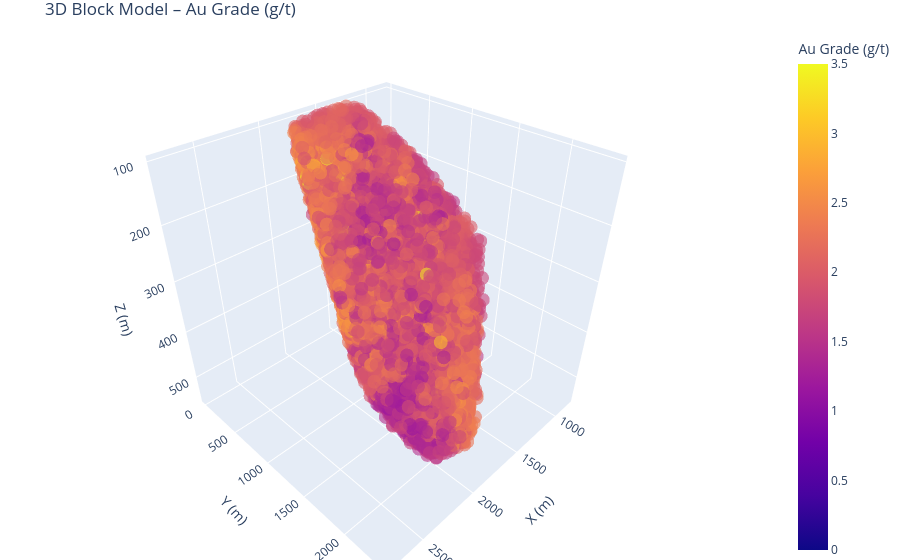

Notebook code for this chart:
### Markdown cell above
## 🖼️ **Step 3: Block Model Visualisation**

This step provides multiple visualisation modes to inspect the synthetic block model. These views help verify spatial continuity, domain structure, and property distribution across the model’s geometry.

---

#### 🔹 **3.1: Static Visualisation**

- **Horizontal Slices (Z-level)** – Top-down views at user-selected depths
- **Vertical Sections (Y or X)** – Cross-sections through the model (default is Y)
- **3D Scatter Plot** – Interactive 3D view using Plotly for spatial inspection

Each visualisation is dynamically linked to the selected `primary_mineral`, and uses appropriate colourmaps and axis scaling.

### Code cell
# ======================================================================
# 📦 STEP 3.1: INTERACTIVE BLOCK MODEL VIEWS (Plan, Section, 3D)
# ======================================================================

import matplotlib.pyplot as plt
import plotly.express as px
import ipywidgets as widgets
from IPython.display import clear_output

# --- 3.1.1 HORIZONTAL SLICE VIEWER (Z-LEVEL) ---
def plot_horizontal_slice(slice_axis, slice_value, slice_thickness=None, df=None, **kwargs):
	assert df is not None, "Block model DataFrame (`df`) is required."

	if slice_thickness is None:
		slice_thickness = model_dimensions["block_size"][2]  # Z thickness

	# Filter slice
	slice_df = df[np.abs(df[slice_axis] - slice_value) <= (slice_thickness / 2)]

	# Filter to grade threshold
	slice_df = slice_df[
		(slice_df["Au_grade"] >= cuttoff_au_visuals)
	]

	if slice_df.empty:
		print(f"⚠️ No valid ore blocks found at {slice_axis.upper()} = {slice_value} m.")
		return

	pivot = slice_df.pivot_table(index='y', columns='x', values='Au_grade', aggfunc='mean').fillna(0)
	cmap = property_colormaps.get("Au_grade", 'plasma')
	vmin, vmax = get_colorbar_limits("Au")  # Use Au base + multiplier

	plt.figure(figsize=(6, 6))
	plt.imshow(pivot.values, origin='lower', cmap=cmap,
			   extent=[pivot.columns.min(), pivot.columns.max(), pivot.index.min(), pivot.index.max()],
			   vmin=vmin, vmax=vmax)
	plt.title(f"Horizontal Slice at Z = {slice_value} m")
	plt.colorbar(label="Au Grade (g/t)")
	plt.xlabel("X (m)")
	plt.ylabel("Y (m)")
	plt.grid(False)
	plt.show()

make_axis_slider(
	df=block_model_df,
	axis="z",
	label="Z-Level Slice (Plan View)",
	callback_fn=plot_horizontal_slice,
	additional_args={"df": block_model_df},
	slice_thickness=block_size[2] / 2
)

# --- 3.1.2 VERTICAL CROSS-SECTION VIEWER (Y-LEVEL) ---
def plot_vertical_section(slice_axis, slice_value, slice_thickness=None, df=None, **kwargs):
	assert df is not None, "Block model DataFrame (`df`) is required."

	if slice_thickness is None:
		slice_thickness = model_dimensions["block_size"][1]  # Y thickness

	# Filter slice
	slice_df = df[np.abs(df[slice_axis] - slice_value) <= (slice_thickness / 2)]

	# Filter to ore only and grade threshold
	slice_df = slice_df[
		(slice_df["Au_grade"] >= cuttoff_au_visuals)
	]

	if slice_df.empty:
		print(f"⚠️ No valid ore blocks found at {slice_axis.upper()} = {slice_value} m.")
		return

	pivot = slice_df.pivot_table(index='z', columns='x', values='Au_grade', aggfunc='mean').fillna(0)
	cmap = property_colormaps.get("Au_grade", 'plasma')
	vmin, vmax = get_colorbar_limits("Au")

	plt.figure(figsize=(10, 6))
	plt.imshow(pivot.values, origin='lower', cmap=cmap,
			   extent=[pivot.columns.min(), pivot.columns.max(), pivot.index.min(), pivot.index.max()],
			   vmin=vmin, vmax=vmax)
	plt.title(f"Vertical Cross Section at Y = {slice_value} m")
	plt.colorbar(label="Au Grade (g/t)")
	plt.xlabel("X (m)")
	plt.ylabel("Z (m)")
	plt.grid(False)
	plt.gca().invert_yaxis()  # Depth convention
	plt.show()


valid_y = get_valid_slice_positions(block_model_df, axis='y', required_axis='z')

make_axis_slider(
	df=block_model_df[block_model_df["y"].isin(valid_y)],
	axis="y",
	label="Y Cross Section (Vertical View)",
	callback_fn=plot_vertical_section,
	additional_args={"df": block_model_df},
	slice_thickness=model_dimensions["block_size"][1]
)

# --- 3.1.3 3D BLOCK MODEL VIEW ---

ore_blocks = block_model_df[
	(block_model_df["Au_grade"] >= cuttoff_au_visuals)
]
sample_df = ore_blocks.sample(frac=0.2, random_state=1)


cmap = property_colormaps.get(primary_mineral, 'plasma')
vmin, vmax = get_colorbar_limits(primary_mineral.split("_")[0])

sample_df["Au_grade_fmt"] = sample_df["Au_grade"].round(2)
hover_data = {
	"x": True,
	"y": True,
	"z": True,
	"Au_grade_fmt": True,
	"concentric_zone": True
}

fig = px.scatter_3d(
	sample_df,
	x='x', y='y', z='z',
	color="Au_grade",
	color_continuous_scale=cmap,
	range_color=[vmin, vmax],
	hover_data=hover_data,
	opacity=0.6,
	size_max=2,
	title="3D Block Model – Au Grade (g/t)",
	labels={"Au_grade": "Au Grade (g/t)"}
)

fig.update_layout(
	scene=dict(
		xaxis_title='X (m)',
		yaxis_title='Y (m)',
		zaxis_title='Z (m)',
		zaxis_autorange='reversed'
	),
	margin=dict(l=0, r=0, b=0, t=30)
)
fig.show()

### Figure 1 — Plotly figure (JSON) as saved in the notebook; plotly's stock layout.template omitted (floating-point values rounded to 4 significant figures; data arrays with more than 128 entries replaced by an {"elided": "..."} marker saying what was removed)
{"data": [{"customdata": {"elided": "23907x2 mixed values"}, "hovertemplate": "x=%{x}<br>y=%{y}<br>z=%{z}<br>Au_grade_fmt=%{customdata[0]}<br>concentric_zone=%{customdata[1]}<br>Au Grade (g/t)=%{marker.color}<extra></extra>", "legendgroup": "", "marker": {"color": {"elided": "23907 float values"}, "coloraxis": "coloraxis", "opacity": 0.6, "symbol": "circle"}, "mode": "markers", "name": "", "scene": "scene", "showlegend": false, "type": "scatter3d", "x": {"elided": "23907 float values"}, "y": {"elided": "23907 float values"}, "z": {"elided": "23907 int values"}}], "layout": {"coloraxis": {"cmax": 3.5, "cmin": 0, "colorbar": {"title": {"text": "Au Grade (g/t)"}}, "colorscale": [[0, "#0d0887"], [0.1111, "#46039f"], [0.2222, "#7201a8"], [0.3333, "#9c179e"], [0.4444, "#bd3786"], [0.5556, "#d8576b"], [0.6667, "#ed7953"], [0.7778, "#fb9f3a"], [0.8889, "#fdca26"], [1, "#f0f921"]]}, "legend": {"tracegroupgap": 0}, "margin": {"b": 0, "l": 0, "r": 0, "t": 30}, "scene": {"domain": {"x": [0, 1], "y": [0, 1]}, "xaxis": {"title": {"text": "X (m)"}}, "yaxis": {"title": {"text": "Y (m)"}}, "zaxis": {"autorange": "reversed", "title": {"text": "Z (m)"}}}, "title": {"text": "3D Block Model – Au Grade (g/t)"}}}
